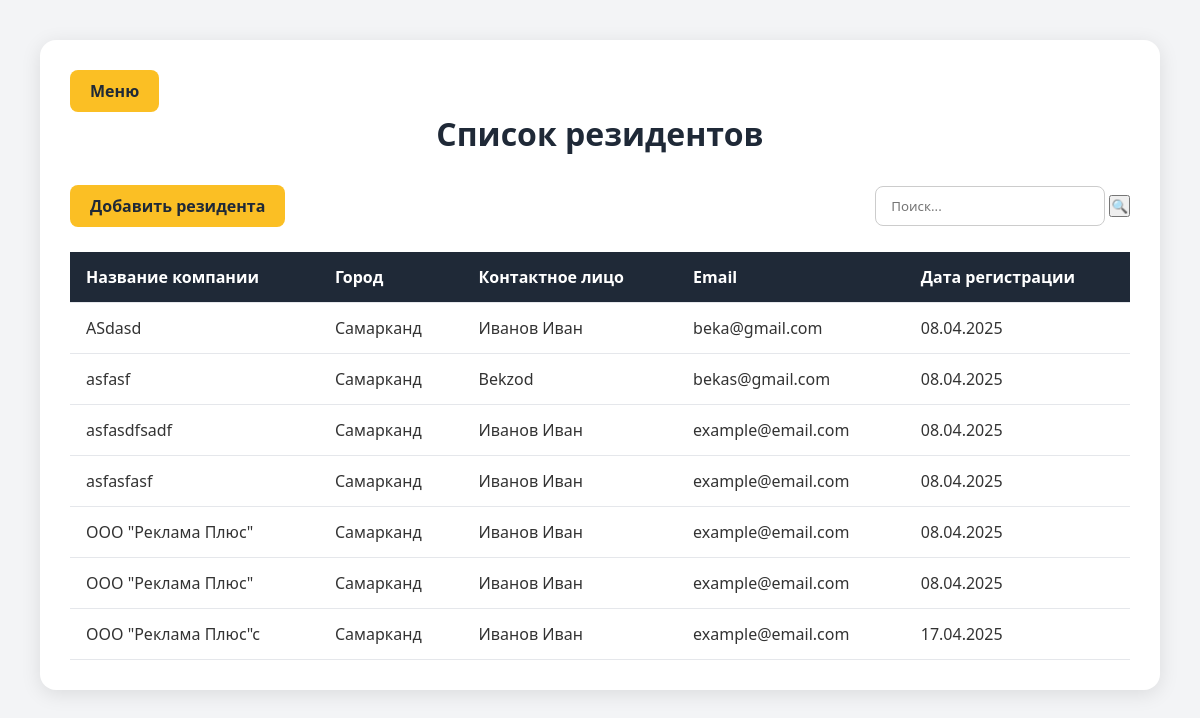
Page /rezident/ (signed in) on the earlier database version.
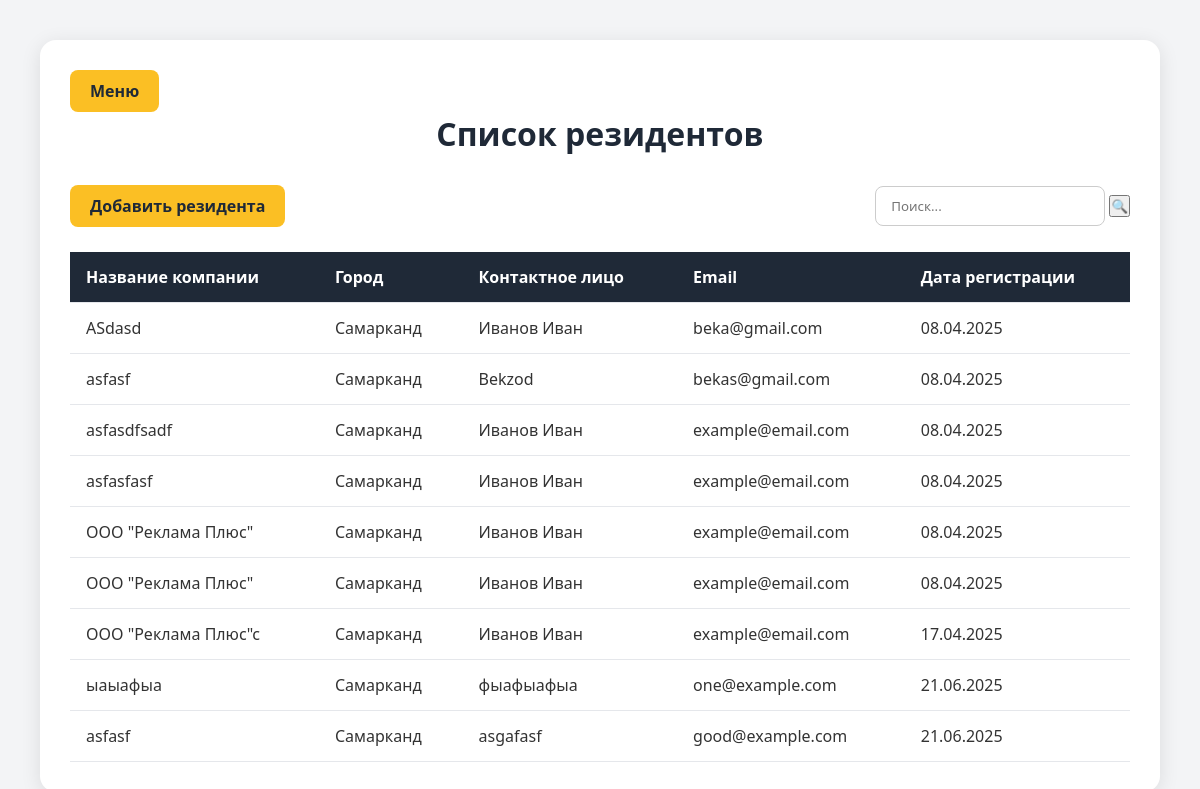
Same page on the later database version.
### backend/models.py (models this page shows, shortened)
class Rezident(models.Model):
    company=models.CharField(max_length=60)
    photo = models.ImageField(blank=True, upload_to='pictures/')
    city=models.CharField(max_length=60)
    name=models.CharField(max_length=60)
    email=models.EmailField(blank=True)
    phone = PhoneNumberField()
    created_at = models.DateField(auto_now_add=True)

### backend/views.py (the view)
# urls.py: path('rezident/',views.RezidentView.as_view(),name='rezident'),
class RezidentView(LoginRequiredMixin,TemplateView):
   template_name = 'rezedent.html'
   login_url = reverse_lazy('login')
   def get_context_data(self, *, object_list=None, **kwargs):
      context = super().get_context_data(**kwargs)
      search=self.request.GET.get('search')
      if search:
         context['rezident'] = Rezident.objects.filter(
            Q(company__icontains=search) |
            Q(name__icontains=search) |
            Q(email__icontains=search)
         )
      else:
         context['rezident'] = Rezident.objects.all()
      return context

### backend/templates/rezedent.html (shortened to what this page needs)
<!DOCTYPE html>
<html lang="ru">
<head>
</head>
<body>
    <div class="container">
         <button class="btn add-btn"  onclick="window.location.href='{% url 'dashboard' %}'">Меню</button>
        <h1 class="title">Список резидентов</h1>
        <div class="controls">
            <button class="btn add-btn" onclick="window.location.href='{% url 'create_rez' %}'">Добавить резидента</button>
            <form action="" method="GET">
            <input type="text" placeholder="Поиск..." class="search-input" name="search">
                <button type="submit"
          class="bg-blue-500 text-white px-4 py-2 rounded-r-2xl hover:bg-blue-600 transition">
    🔍
  </button>
        </div>
        <table class="residents-table">
            <thead>
                <tr>
                    <th>Название компании</th>
                    <th>Город</th>
                    <th>Контактное лицо</th>
                    <th>Email</th>
                    <th>Дата регистрации</th>
                </tr>
            </thead>
            <tbody>
            {% for item in rezident %}
                <tr>
                    <td>{{item.company}}</td>
                    <td>{{item.city}}</td>
                    <td>{{item.name}}</td>
                    <td>{{item.email}}</td>
                    <td>{{item.created_at|date:"d.m.Y"}}</td>
                </tr>
            {% endfor %}
            </tbody>
        </table>
    </div>
</body>
</html>

Differences in the rows shown:
added Rezident: company "ыаыафыа", city "Самарканд", name "фыафыафыа", email "one@example.com", created_at "21.06.2025"
added Rezident: company "asfasf", city "Самарканд", name "asgafasf", email "good@example.com", created_at "21.06.2025"
